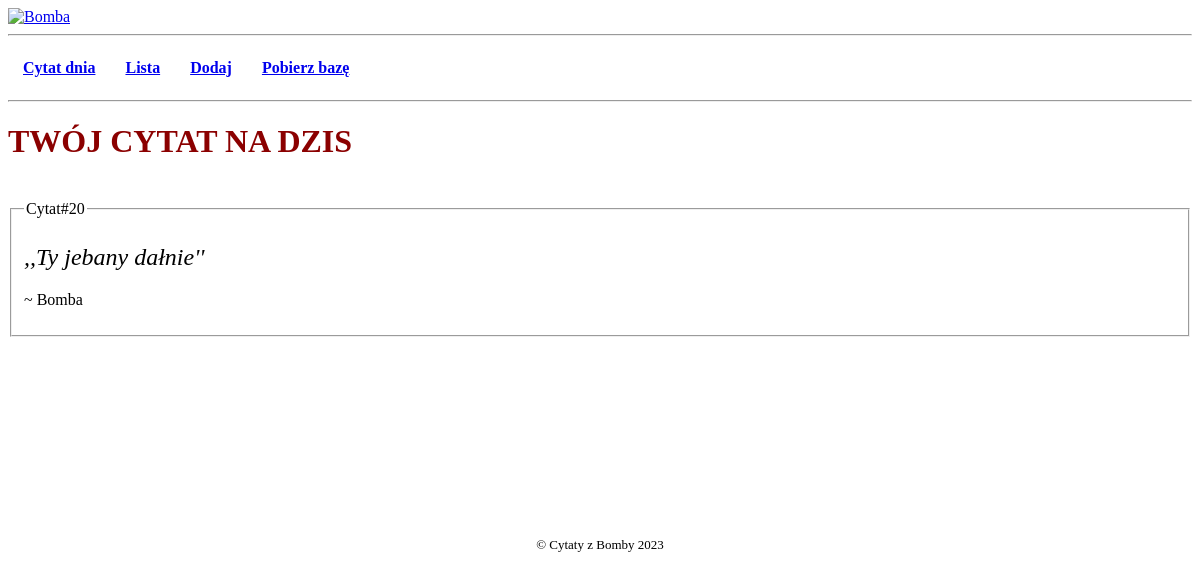
The page / on the database its author committed.
### tables this page shows
CREATE TABLE 'cytaty' ('id' INTEGER PRIMARY KEY AUTOINCREMENT NOT NULL, 'cytat' TEXT, 'autor' TEXT);

### src/class/App.php (called while the page is built, shortened)
<?php
require_once 'DatabaseQuery.php';
require_once 'HtmlTemplate.php';
class App
{
    private $dbquery;
    private $FETCH_ID_ARRAY;
    public function __construct()
    {
        $this->dbquery = new DataBaseQuery();
        $this->FETCH_ID_ARRAY = $this->dbquery->IdFetchArray();
    }
    public function PageHome(){
        HtmlTemplate::PrimaryHeader("TWÓJ CYTAT NA DZIS");
        $random = DataController::randomNumerFromArray($this->FETCH_ID_ARRAY);
        Views::DisplayCytat(
            $this->dbquery->SelectCytatById($random)
        );
    }
}
?>

### index.php (called while the page is built, shortened)
<?php
$Page = new PageController();
$Page->include_html("__head");
$Page->include_html("__nav");
$Page->Start();
?>

### src/class/Views.php (called while the page is built, shortened)
<?php
require_once 'HtmlTemplate.php';
class Views
{
    public static  function DisplayCytat($result)
    {
        $row = $result->fetchArray();
        HtmlTemplate::Cytat($row);
    }
}

### src/class/Database.php (called while the page is built, shortened)
<?php
class Database {
    private $db;
    public function connect() {
        $this->db = new SQLite3(DATABASE);
    }
    public function query($sql) {
        $result = $this->db->query($sql);
        return $result;
    }
}

### src/class/DatabaseQuery.php (called while the page is built, shortened)
<?php
require_once 'Database.php';
class DatabaseQuery
{
    private $db;
    public function __construct()
    {
        $this->db = new Database();
    }
    public function SelectCytatById($id): object
    {
        $sql = <<<SQL
        SELECT * FROM "cytaty" WHERE id="$id"
        SQL;
        return  $this->db->query($sql);
    }
}

### src/class/HtmlTemplate.php (the view, shortened to what this page needs)
<?php
class HtmlTemplate
{
    public static function PrimaryHeader($desc)
    {
        echo <<<HTML
        <h1>$desc</h1>
        HTML;
    }
    public static function Cytat($row)
    {
        echo <<<HTML
        <div class="cytat_bomba" id="{$row['id']}">
            <fieldset>
                <legend>Cytat#{$row["id"]}</legend>
                <h2>,,{$row["cytat"]}''</h2>
                <p>~ {$row["autor"]}</p>
            </fieldset>
        </div>
        HTML;
    }
}

### rows shown on the page
cytaty: id "20", cytat "Ty jebany dałnie", autor "Bomba"

### other values the page prints
$desc "TWÓJ CYTAT NA DZIS"
